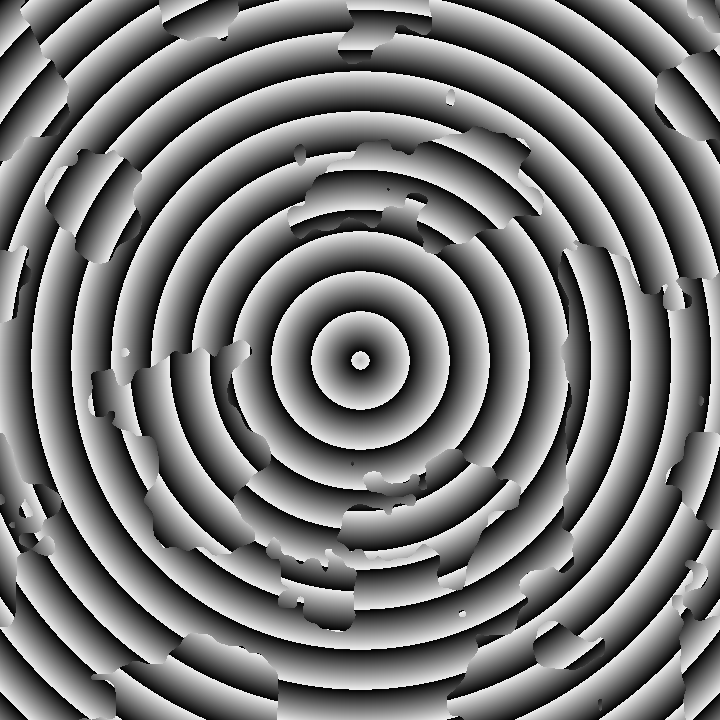
Frame 1 (no input)
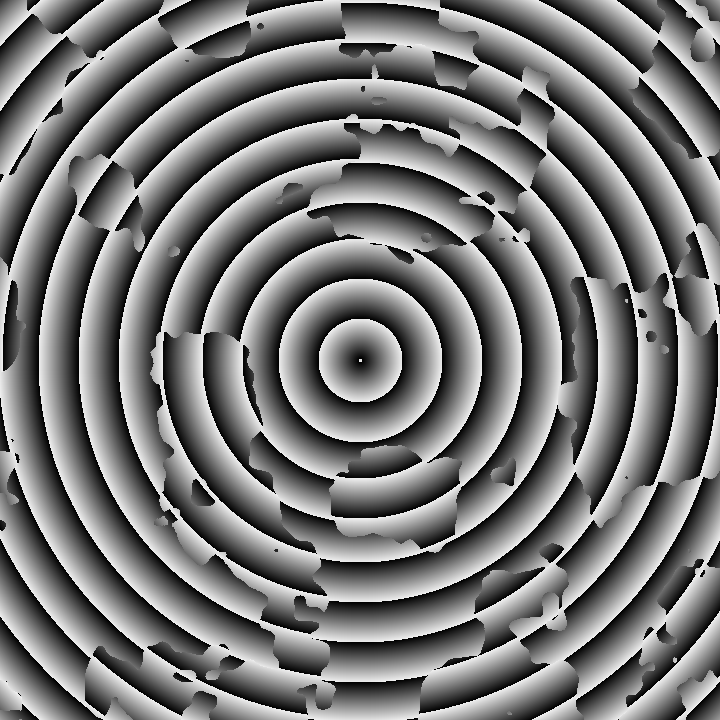
Frame 60 (the mouse pressed at the canvas centre just before this capture)
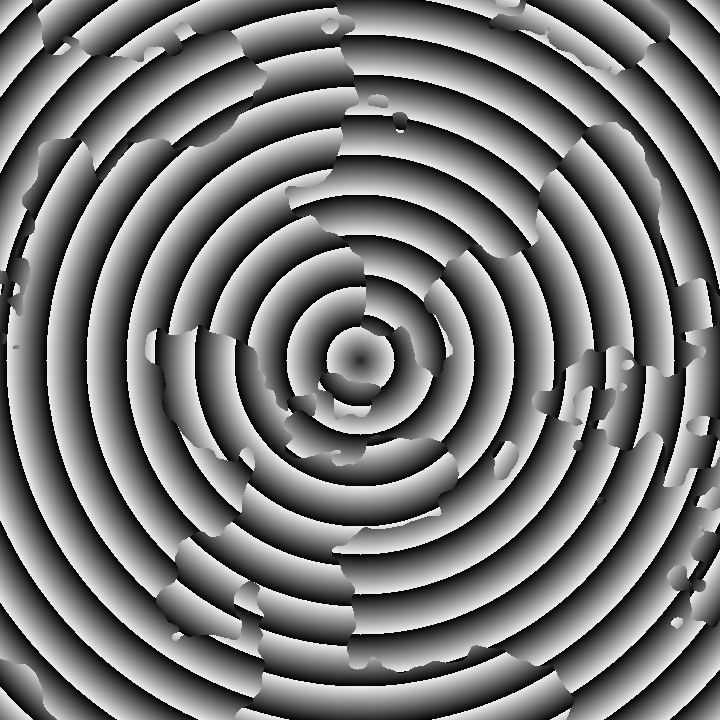
Frame 120 (the mouse held since frame 60 and released just before this capture)

The Processing sketch that drew these frames (run headless with seeded random() and noise(); from frame 60 on, the mouse is pressed at the canvas centre):

// Processing sketch: sketch_12312019_CircularPatching
// ── sketch_12312019_CircularPatching.pde
float t;
void setup(){size(720,720);}
void draw(){
t+=.02;
loadPixels();
for(int y=0;y<720;y++)
 for(int x=0;x<720;x++)
  pixels[y*720+x]=color(((255-dist(x,y,360,360)*(noise(x*.01,y*.01,t*.3)>.5?1:-1)*.5)+t*20)%20*12);
updatePixels();
}
